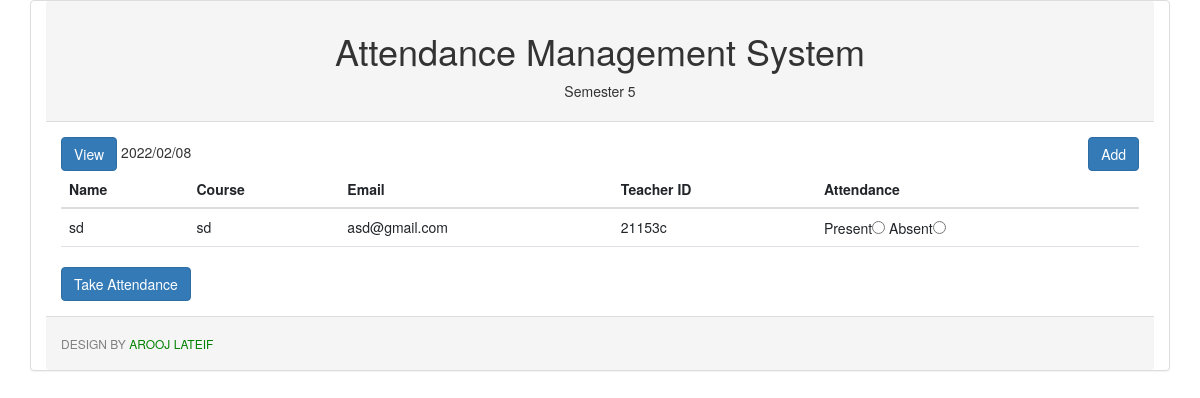
The app's page /teacher4.php with its own data.
### tables this page shows
CREATE TABLE `teach4` (
  `reg_id` int(11) NOT NULL,
  `name` varchar(50) NOT NULL,
  `fname` varchar(50) NOT NULL,
  `email` varchar(100) NOT NULL,
  `roll` varchar(10) NOT NULL
);

### teacher4.php (the view, shortened to what this page needs)
<?php include_once('connection.php'); ?>
<!DOCTYPE html>
<html lang="en">
<head>
 <link href="https://cdn.jsdelivr.net/npm/bootstrap@5.1.3/dist/css/bootstrap.min.css" rel="stylesheet">
<link rel="stylesheet" href="bootstrap/bootstrap.min.css">
  <link rel="stylesheet" href="https://maxcdn.bootstrapcdn.com/bootstrap/3.4.1/css/bootstrap.min.css">
</head>
<body>
 <div class="panel panel-default container">
  <div class="panel-heading">
    <h1 style="text-align : center">Attendance Management System</h1>
    <p style="text-align : center">Semester 5</p>
  </div>
  <div class="panel-body">
   <a href="tview4.php" class="btn btn-primary">View</a>
   <?php echo date('Y/m/d') ?>
   <a href="tadd4.php" class="btn btn-primary pull-right" style="float:right">Add</a>
  <form method="post">
    <div class="table-responsive">
  <table class="table ">
   <thead>
   <tr>
    <th>Name</th>
    <th>Course</th>
    <th>Email</th>
    <th>Teacher ID</th>
    <th>Attendance</th>
   </tr>
   </thead>
 <tbody>
 <?php
 $query = "select * from teach4";
 $result = $link->query($query);
 while($show = $result->fetch_assoc())
 {
?>
 <tr>
  <td><?php echo $show['name']; ?></td>
  <td><?php echo $show['fname']; ?></td>
  <td><?php echo $show['email']; ?></td>
  <td><?php echo $show['roll']; ?></td>
  <td>
   Present<input required type="radio" name="teachattendance4[<?php echo $show['reg_id']  ?>]" value="Present">
   Absent<input required type="radio" name="teachattendance4[<?php echo $show['reg_id']  ?>]" value="Absent" type="text">
  </td>
 </tr>
<?php } ?>
 </tbody>
  </table>
</div>
  <input type="submit" class="btn btn-primary" value="Take Attendance">
</form>
  </div>
  <div class="panel-footer">
   <h6 style="color:grey;text-transform:uppercase">Design by <span style="color:green"> Arooj Lateif </span></h6>
  </div>
 </div>
</body>
</html>

### records on screen
teach4: name "sd", fname "sd", email "asd@gmail.com", roll "21153c"
